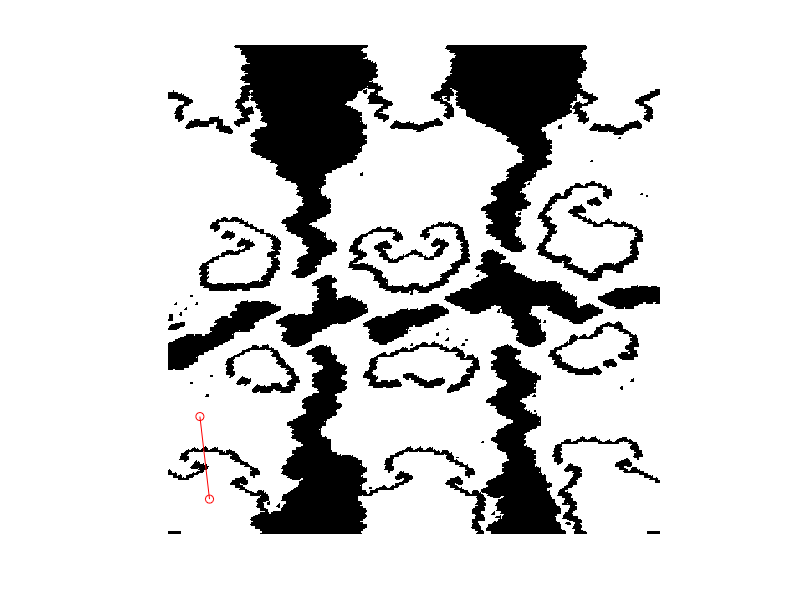

Write the MATLAB code that produced this figure.
clc; clear; format compact;

% 
% %casi limite angoli della mappa
% [ids, weig] = myGridLib.getNeighbours(adjMtx,1)
% [ids, weig] = myGridLib.getNeighbours(adjMtx,6)
% [ids, weig] = myGridLib.getNeighbours(adjMtx,25)
% [ids, weig] = myGridLib.getNeighbours(adjMtx,30)
% 
% %casi con ostacoli presenti
% [ids, weig] = myGridLib.getNeighbours(adjMtx,27)

%------- Debug show map

fileID = fopen('AcrosstheCape.txt','r');
formatSpec = '%s';
mapCell = textscan(fileID,formatSpec,'Delimiter',' ');

numCells = size(mapCell{1},1);
sizeSingleCell = size(mapCell{1}{8},2);

mapMtx = [];
for i = 8:numCells % <- 7 row for map details
    currRow = mapCell{1}{i}(1:sizeSingleCell) == '.';
%     cr2 = mapCell{1}{i}(1:sizeSingleCell) ~= '.';
    mapMtx = [mapMtx; currRow];
end

% myGridLib.showMap(mapMtx, 1)
% imshow(mapMtx);
imshow(mapMtx);
hold on;
plot([65 50],[710 581],'-or')
